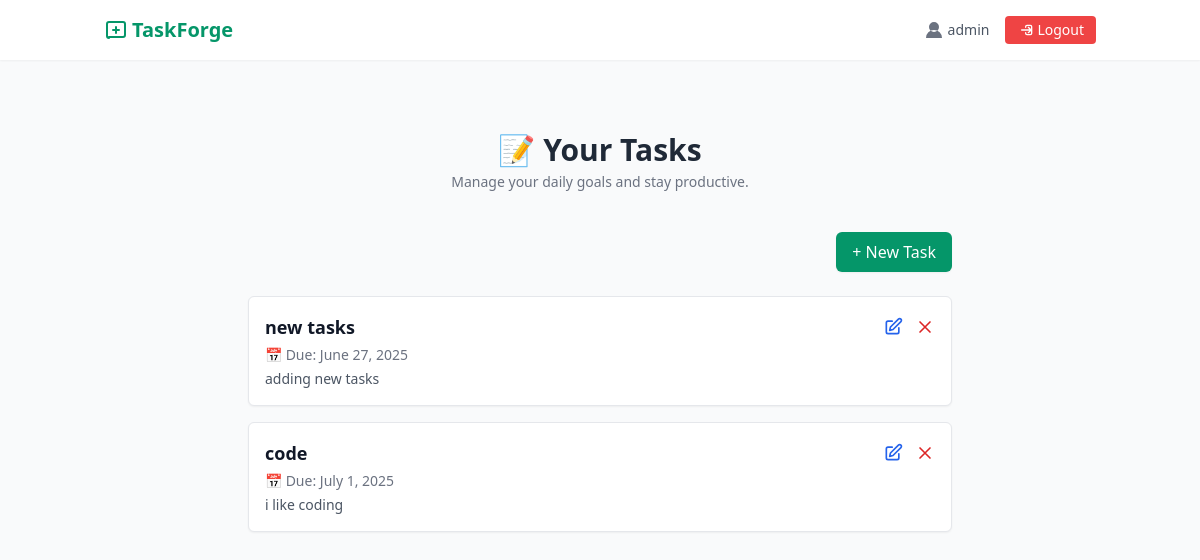
Page /tasks/ (signed in) on the earlier database version.
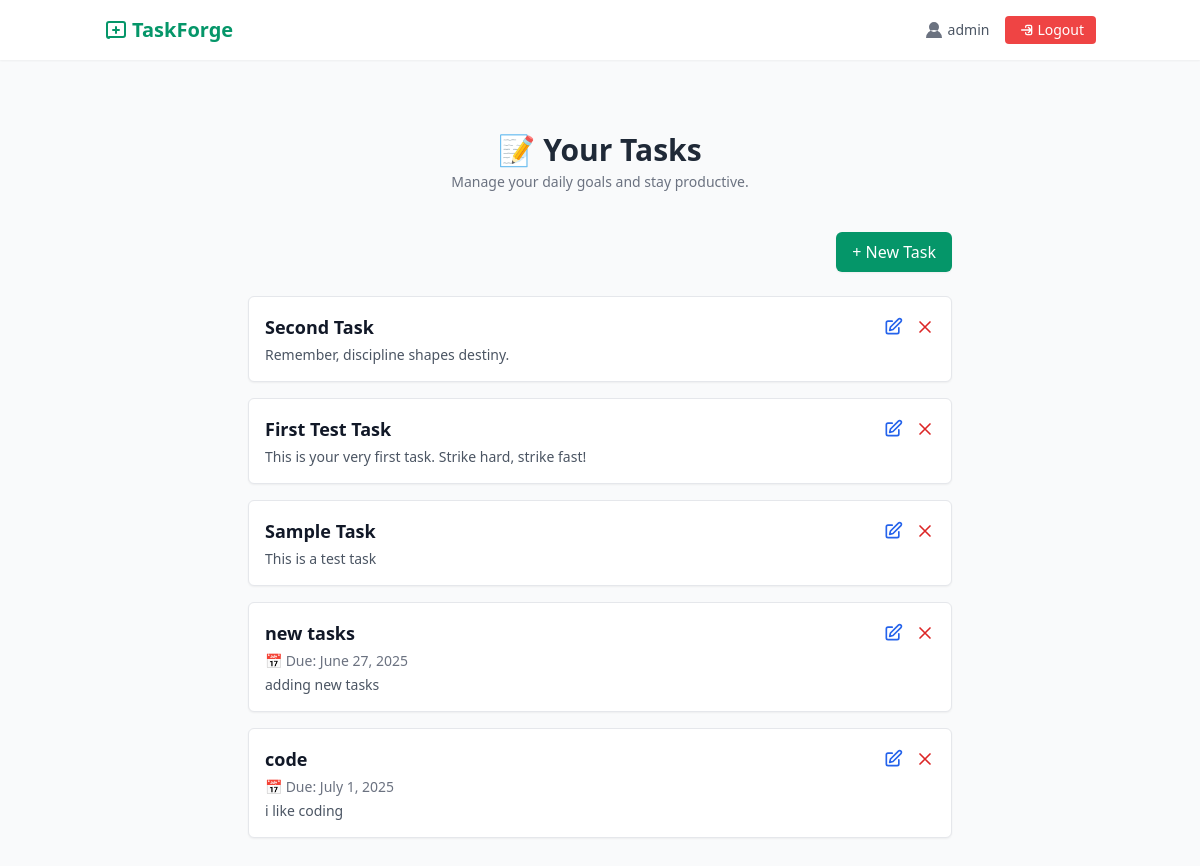
Same page on the later database version.
### tasks/models.py (models this page shows, shortened)
class Task(models.Model):
    STATUS_CHOICES = [
    ('pending', 'Pending'),
    ('in_progress', 'In Progress'),
    ('completed', 'Completed'),
]
    user = models.ForeignKey(User, on_delete=models.CASCADE)
    title = models.CharField(max_length=255)
    description = models.TextField(blank=True)
    status = models.CharField(max_length=20, choices=STATUS_CHOICES, default='pending')
    due_date = models.DateField(null=True, blank=True)
    created_at = models.DateTimeField(auto_now_add=True)

### tasks/views.py (the view)
# urls.py: path('tasks/', task_views.task_list, name='task_list'),
@login_required
def task_list(request):
    tasks = Task.objects.filter(user=request.user).order_by('due_date', '-created_at')
    return render(request, 'tasks/task_list.html', {'tasks': tasks})

### templates/tasks/task_list.html
{% extends 'tasks/base.html' %}
{% block content %}
<div class="min-h-screen  py-12 px-4">
  <div class="max-w-3xl mx-auto">
    <div class="text-center mb-10">
      <h2 class="text-3xl font-bold text-gray-800">📝 Your Tasks</h2>
      <p class="text-sm text-gray-500 mt-1">Manage your daily goals and stay productive.</p>
    </div>
    <div class="flex justify-end mb-6">
      <a href="{% url 'task_create' %}"
         class="bg-green-600 text-white px-4 py-2 rounded-md hover:bg-green-700 shadow-sm transition">
        + New Task
      </a>
    </div>
    {% if tasks %}
    <ul class="space-y-4">
      {% for task in tasks %}
      <li class="bg-white border border-gray-200 rounded-md p-4 shadow-sm hover:shadow-md transition">
        <div class="flex justify-between items-start">
          <div>
            <h3 class="text-lg font-semibold text-gray-900">{{ task.title }}</h3>
            {% if task.due_date %}
            <p class="text-sm text-gray-500 mt-1">📅 Due: {{ task.due_date }}</p>
            {% endif %}
            {% if task.description %}
            <p class="text-sm text-gray-600 mt-1">{{ task.description|truncatechars:100 }}</p>
            {% endif %}
          </div>
          <div class="flex space-x-3 pt-1">
            <a href="{% url 'task_update' task.pk %}" title="Edit"
               class="text-blue-600 hover:text-blue-800 transition">
              <svg xmlns="http://www.w3.org/2000/svg" class="h-5 w-5" fill="none"
                   viewBox="0 0 24 24" stroke="currentColor">
                <path stroke-linecap="round" stroke-linejoin="round" stroke-width="2"
                      d="M11 5H6a2 2 0 00-2 2v11a2 2 0 002 2h11a2 2 0 002-2v-5M18.5 2.5a2.121 2.121 0 113 3L12 15l-4 1 1-4 9.5-9.5z"/>
              </svg>
            </a>
            <a href="{% url 'task_delete' task.pk %}" title="Delete"
               class="text-red-600 hover:text-red-800 transition">
              <svg xmlns="http://www.w3.org/2000/svg" class="h-5 w-5" fill="none"
                   viewBox="0 0 24 24" stroke="currentColor">
                <path stroke-linecap="round" stroke-linejoin="round" stroke-width="2"
                      d="M6 18L18 6M6 6l12 12"/>
              </svg>
            </a>
          </div>
        </div>
      </li>
      {% endfor %}
    </ul>
    {% else %}
    <div class="text-center text-gray-500 mt-12">
      <p class="text-lg">🚫 No tasks yet!</p>
      <p class="text-sm">Let’s start by creating one.</p>
    </div>
    {% endif %}
  </div>
</div>
{% endblock %}

Differences in the rows shown:
added Task: title "Second Task", description "Remember, discipline shapes destiny."
added Task: title "First Test Task", description "This is your very first task. Strike hard, strike fast!"
added Task: title "Sample Task", description "This is a test task"
